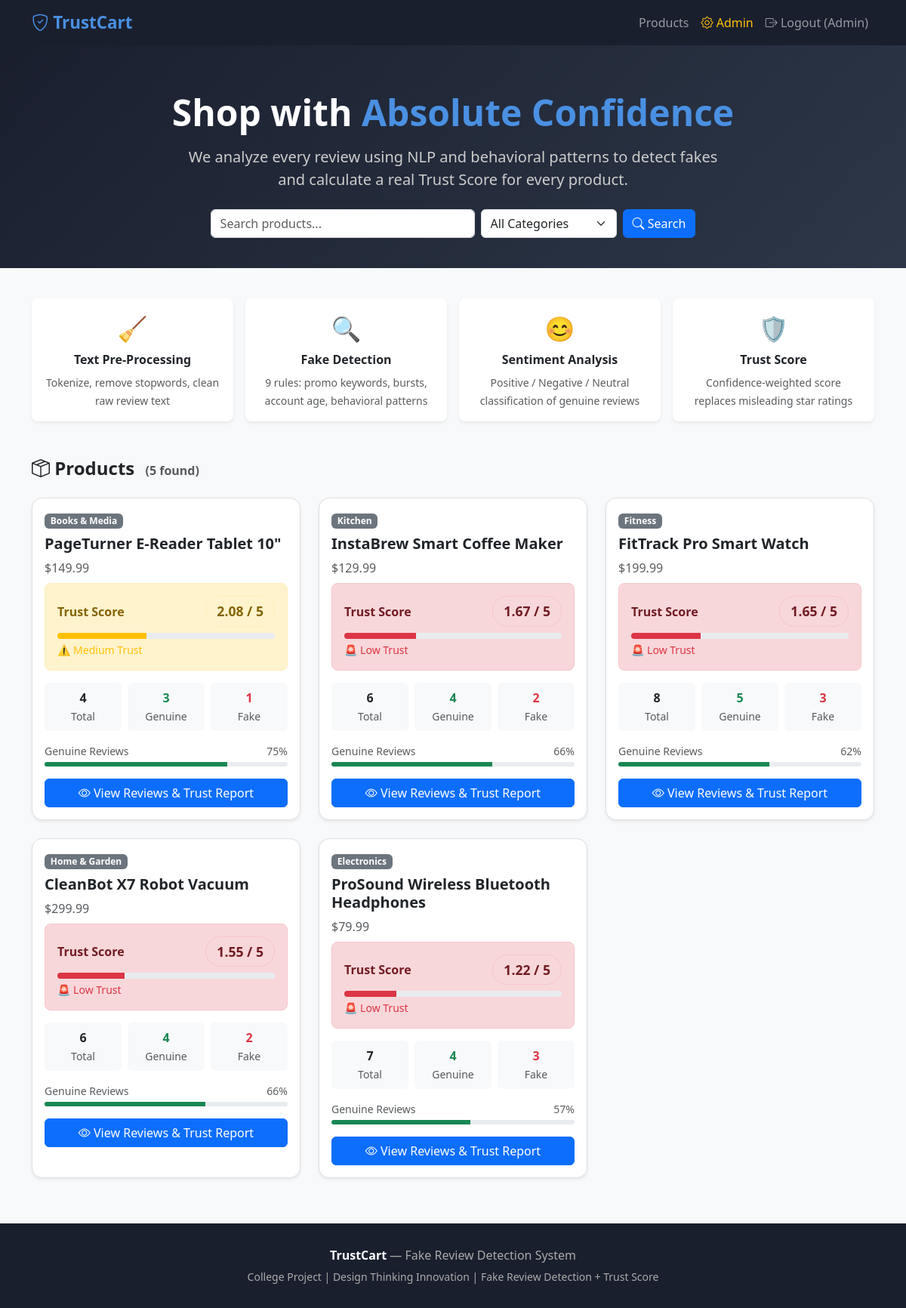
The page / (signed in) on the database its author committed.
### tables this page shows
CREATE TABLE products (
            id INTEGER PRIMARY KEY AUTOINCREMENT,
            asin TEXT UNIQUE NOT NULL,
            name TEXT NOT NULL,
            category TEXT NOT NULL,
            price REAL DEFAULT 0,
            total_reviews INTEGER DEFAULT 0,
            genuine_reviews INTEGER DEFAULT 0,
            fake_reviews INTEGER DEFAULT 0,
            trust_score REAL DEFAULT 0,
            avg_genuine_rating REAL DEFAULT 0,
            sentiment_positive INTEGER DEFAULT 0,
            sentiment_negative INTEGER DEFAULT 0,
            sentiment_neutral INTEGER DEFAULT 0,
            created_at TEXT DEFAULT CURRENT_TIMESTAMP
        );

### flask-project/app.py (the view)
@app.route("/")
def home():
    conn = get_db()
    search = request.args.get("search", "")
    category = request.args.get("category", "")
    query = "SELECT * FROM products WHERE 1=1"
    params = []
    if search:
        query += " AND name LIKE ?"
        params.append(f"%{search}%")
    if category:
        query += " AND category=?"
        params.append(category)
    query += " ORDER BY trust_score DESC"
    products = conn.execute(query, params).fetchall()
    categories = [r[0] for r in conn.execute("SELECT DISTINCT category FROM products").fetchall()]
    conn.close()
    return render_template("index.html", products=products, categories=categories,
                           search=search, selected_category=category)

### flask-project/app.py (called while the page is built)
def get_db():
    conn = sqlite3.connect(DB_PATH)
    conn.row_factory = sqlite3.Row
    return conn

### flask-project/templates/index.html (shortened to what this page needs)
{% extends "base.html" %}
{% block content %}
<div class="hero text-center">
  <div class="container">
    <h1 class="fw-bold display-5">Shop with <span style="color:#4a90e2">Absolute Confidence</span></h1>
    <p class="lead mt-3 mb-4" style="color:#ccc">
      We analyze every review using NLP and behavioral patterns to detect fakes<br>
      and calculate a real <strong>Trust Score</strong> for every product.
    </p>
    <form method="GET" action="/" class="d-flex justify-content-center gap-2 flex-wrap">
      <input type="text" name="search" value="{{ search }}" placeholder="Search products..."
             class="form-control" style="max-width:350px"/>
      <select name="category" class="form-select" style="max-width:180px">
        <option value="">All Categories</option>
      </select>
      <button type="submit" class="btn btn-primary"><i class="bi bi-search"></i> Search</button>
    </form>
  </div>
</div>
<div class="container mb-5">
  <div class="row text-center g-3">
    <div class="col-md-3">
      <div class="p-3 bg-white rounded-3 shadow-sm h-100">
        <div style="font-size:2rem">🧹</div>
        <h6 class="fw-bold mt-2">Text Pre-Processing</h6>
        <small class="text-muted">Tokenize, remove stopwords, clean raw review text</small>
      </div>
    </div>
    <div class="col-md-3">
      <div class="p-3 bg-white rounded-3 shadow-sm h-100">
        <div style="font-size:2rem">🔍</div>
        <h6 class="fw-bold mt-2">Fake Detection</h6>
        <small class="text-muted">9 rules: promo keywords, bursts, account age, behavioral patterns</small>
      </div>
    </div>
    <div class="col-md-3">
      <div class="p-3 bg-white rounded-3 shadow-sm h-100">
        <div style="font-size:2rem">😊</div>
        <h6 class="fw-bold mt-2">Sentiment Analysis</h6>
        <small class="text-muted">Positive / Negative / Neutral classification of genuine reviews</small>
      </div>
    </div>
    <div class="col-md-3">
      <div class="p-3 bg-white rounded-3 shadow-sm h-100">
        <div style="font-size:2rem">🛡️</div>
        <h6 class="fw-bold mt-2">Trust Score</h6>
        <small class="text-muted">Confidence-weighted score replaces misleading star ratings</small>
      </div>
    </div>
  </div>
</div>
<div class="container mb-5">
  <h4 class="fw-bold mb-4">
    <i class="bi bi-box-seam"></i> Products
    <span class="text-muted fs-6 ms-2">({{ products|length }} found)</span>
  </h4>
  <div class="row g-4">
    {% for p in products %}
    <div class="col-md-6 col-lg-4">
      <div class="card product-card h-100 shadow-sm" style="border-radius:14px;border:1px solid #e0e0e0">
        <div class="card-body">
          <span class="badge bg-secondary mb-2">{{ p['category'] }}</span>
          <h5 class="card-title fw-bold">{{ p['name'] }}</h5>
          <p class="text-muted mb-2">${{ "%.2f"|format(p['price']) }}</p>
          {% set ts = p['trust_score'] %}
          <div class="mb-3 p-3 rounded-3
            {% if ts >= 3.5 %}trust-high{% elif ts >= 2.0 %}trust-mid{% else %}trust-low{% endif %}">
            <div class="d-flex justify-content-between align-items-center">
              <span class="fw-bold">Trust Score</span>
              <span class="trust-badge
                {% if ts >= 3.5 %}trust-high{% elif ts >= 2.0 %}trust-mid{% else %}trust-low{% endif %}">
                {{ "%.2f"|format(ts) }} / 5
              </span>
            </div>
            <div class="progress mt-2" style="height:8px">
              <div class="progress-bar
                {% if ts >= 3.5 %}bg-success{% elif ts >= 2.0 %}bg-warning{% else %}bg-danger{% endif %}"
                style="width:{{ (ts/5*100)|int }}%"></div>
            </div>
            <small class="d-block mt-1
              {% if ts >= 3.5 %}text-success{% elif ts >= 2.0 %}text-warning{% else %}text-danger{% endif %}">
              {% if ts >= 3.5 %}✅ High Trust{% elif ts >= 2.0 %}⚠️ Medium Trust{% else %}🚨 Low Trust{% endif %}
            </small>
          </div>
          {% if p['total_reviews'] > 0 %}
          <div class="row text-center g-2 mb-3">
            <div class="col-4">
              <div class="bg-light rounded-2 p-2">
                <div class="fw-bold text-dark">{{ p['total_reviews'] }}</div>
                <small class="text-muted">Total</small>
              </div>
            </div>
            <div class="col-4">
              <div class="bg-light rounded-2 p-2">
                <div class="fw-bold text-success">{{ p['genuine_reviews'] }}</div>
                <small class="text-muted">Genuine</small>
              </div>
            </div>
            <div class="col-4">
              <div class="bg-light rounded-2 p-2">
                <div class="fw-bold text-danger">{{ p['fake_reviews'] }}</div>
                <small class="text-muted">Fake</small>
              </div>
            </div>
          </div>
          {% if p['total_reviews'] > 0 %}
          <div class="mb-2">
            <div class="d-flex justify-content-between mb-1">
              <small class="text-muted">Genuine Reviews</small>
              <small class="text-muted">{{ ((p['genuine_reviews'] / p['total_reviews']) * 100)|int }}%</small>
            </div>
            <div class="progress" style="height:6px">
              <div class="progress-bar bg-success"
                   style="width:{{ ((p['genuine_reviews'] / p['total_reviews']) * 100)|int }}%"></div>
            </div>
          </div>
          {% endif %}
          {% else %}
          <p class="text-muted text-center"><small>No reviews yet</small></p>
          {% endif %}
          <a href="/product/{{ p['id'] }}" class="btn btn-primary w-100 mt-2">
            <i class="bi bi-eye"></i> View Reviews & Trust Report
          </a>
        </div>
      </div>
    </div>
    {% endfor %}
  </div>
</div>
{% endblock %}

### flask-project/templates/base.html (style rules this page uses)
body { background: #f8f9fa; font-family: 'Segoe UI', sans-serif; }
.trust-badge { font-size: 1.1rem; font-weight: 700; padding: 6px 14px; border-radius: 20px; }
.trust-mid { background: #fff3cd; color: #856404; border: 1px solid #ffeeba; }
.trust-low { background: #f8d7da; color: #721c24; border: 1px solid #f5c6cb; }
.hero { background: linear-gradient(135deg, #1a1f2e 0%, #2d3748 100%); color: white; padding: 60px 0 40px; margin-bottom: 40px; }

### rows shown on the page
products: category "Books & Media", name "PageTurner E-Reader Tablet 10\"", price "149.99", trust_score "2.08", shows "⚠️ Medium Trust", total_reviews "4", genuine_reviews "3", fake_reviews "1", ((p['genuine_reviews']/p['total_reviews'])*100)|int "75"
products: category "Kitchen", name "InstaBrew Smart Coffee Maker", price "129.99", trust_score "1.67", shows "🚨 Low Trust", total_reviews "6", genuine_reviews "4", fake_reviews "2", ((p['genuine_reviews']/p['total_reviews'])*100)|int "66"
products: category "Fitness", name "FitTrack Pro Smart Watch", price "199.99", trust_score "1.65", shows "🚨 Low Trust", total_reviews "8", genuine_reviews "5", fake_reviews "3", ((p['genuine_reviews']/p['total_reviews'])*100)|int "62"
products: category "Home & Garden", name "CleanBot X7 Robot Vacuum", price "299.99", trust_score "1.55", shows "🚨 Low Trust", total_reviews "6", genuine_reviews "4", fake_reviews "2", ((p['genuine_reviews']/p['total_reviews'])*100)|int "66"
products: category "Electronics", name "ProSound Wireless Bluetooth Headphones", price "79.99", trust_score "1.22", shows "🚨 Low Trust", total_reviews "7", genuine_reviews "4", fake_reviews "3", ((p['genuine_reviews']/p['total_reviews'])*100)|int "57"

### other values the page prints
{{ session.user.username }} "Admin"
{{ products|length }} "5"
